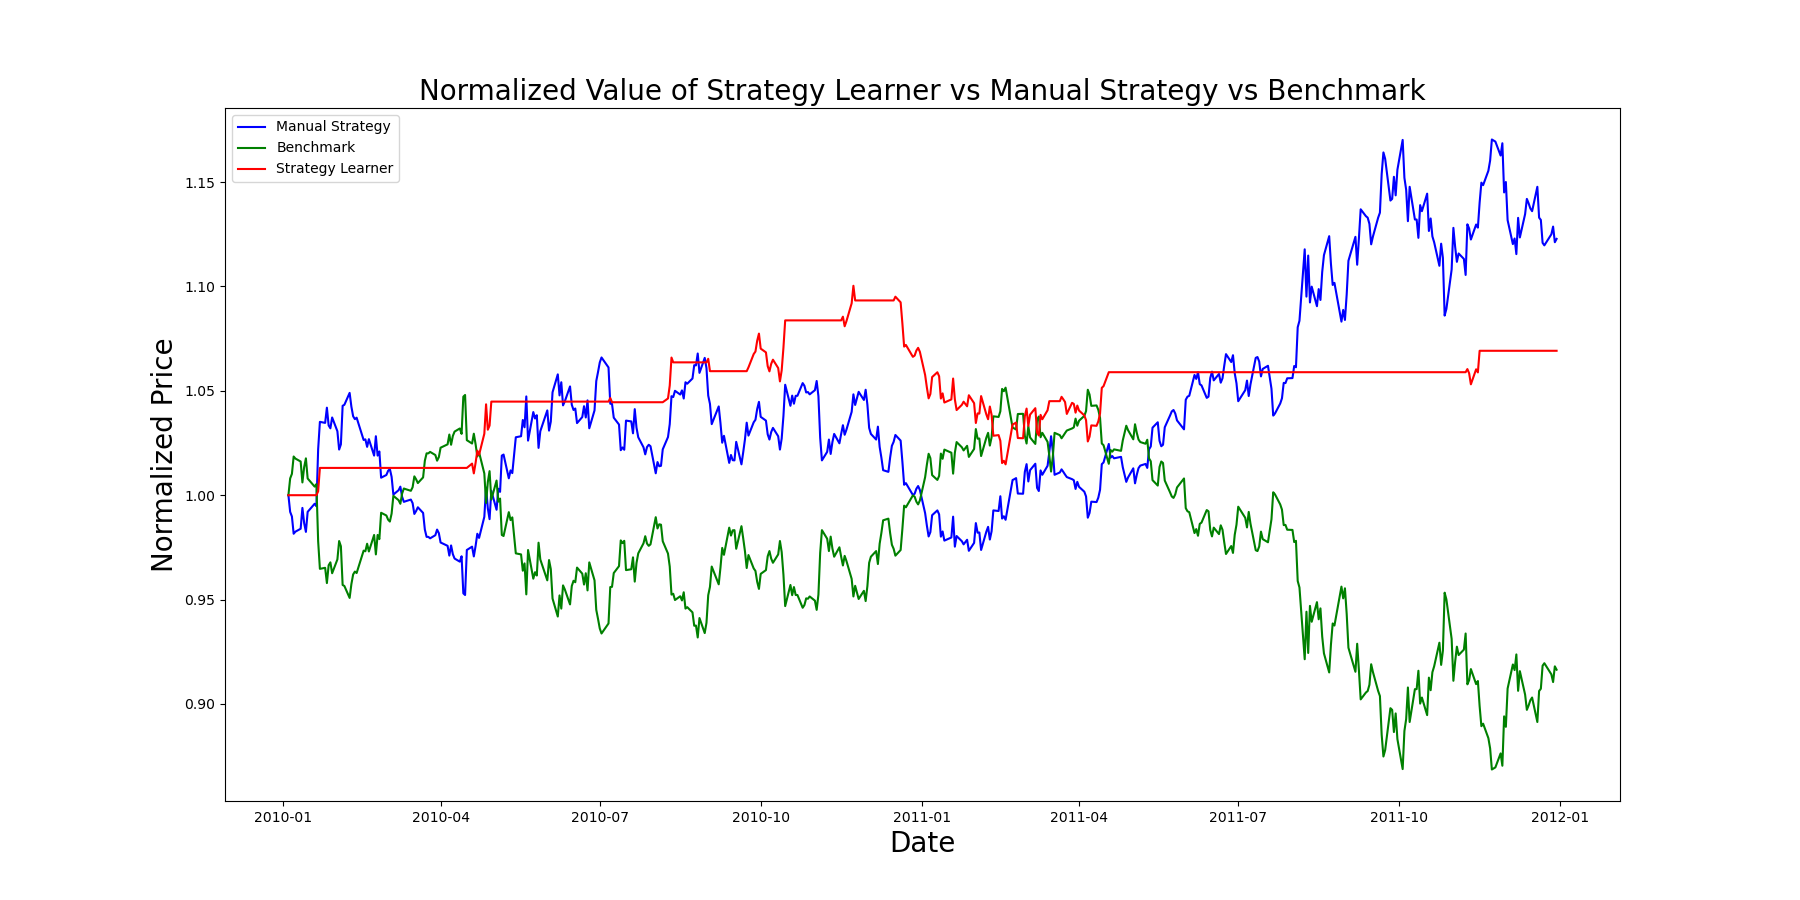

Generate this figure with Python:
from util import get_data, plot_data
import datetime as dt
import numpy as np
import marketsimcode
import matplotlib.pyplot as plt
from pandas.plotting import register_matplotlib_converters
from ManualStrategy import ManualStrategy
from StrategyLearner import StrategyLearner


def author():
    return "nanderson83"


def experiment1(sd, ed):
    np.random.seed(903863313)
    symbol = 'JPM'
    sv = 100000
    impact = 0.005
    commission = 9.95


    ms = ManualStrategy()
    df_trades = ms.testPolicy(symbol, sd, ed, sv)
    ms_portvals = marketsimcode.compute_portvals(df_trades, sv, 9.95, 0.005)
    ms_portvals = ms_portvals / ms_portvals.iloc[0]

    bench_portvals = ms.benchmark(symbol, sd, ed, sv)
    bench_portvals = bench_portvals / bench_portvals.iloc[0]

    sl = StrategyLearner(impact=0.005)
    sl.add_evidence(symbol="JPM", sd=sd, ed=ed, sv=sv)
    sl_df = sl.testPolicy(symbol="JPM", sd=sd, ed=ed, sv=sv)
    sl_portvals = marketsimcode.compute_portvals(sl_df, sv, 9.95, 0.005)
    sl_portvals = sl_portvals / sl_portvals.iloc[0]

    plt.figure(figsize=(18, 9))
    plt.plot(ms_portvals, 'Blue', label='Manual Strategy')
    plt.plot(bench_portvals, 'Green', label='Benchmark')
    plt.plot(sl_portvals, 'Red', label='Strategy Learner')
    plt.title('Normalized Value of Strategy Learner vs Manual Strategy vs Benchmark', fontsize=20)
    plt.xlabel('Date', fontsize=20)
    plt.ylabel('Normalized Price', fontsize=20)
    plt.legend()
    plt.savefig('experiment1.png')
    plt.clf()

    ### statistics ###
    ms_cr, ms_mean, ms_stdev = stats(ms_portvals)
    bench_cr, bench_mean, bench_stdev = stats(bench_portvals)
    sl_cr, sl_mean, sl_stdev = stats(sl_portvals)

    print("-------Experiment 1---------")
    print("Strategy Learner")
    print("Cumulative return: {:6f}".format(sl_cr))
    print("Mean of daily returns: {:6f}".format(sl_mean))
    print("Stdev of daily returns: {:6f}".format(sl_stdev))
    print("Manual Strategy")
    print("Cumulative return: {:6f}".format(ms_cr))
    print("Mean of daily returns: {:6f}".format(ms_mean))
    print("Stdev of daily returns: {:6f}".format(ms_stdev))
    print("vs.")
    print("Benchmark")
    print("Cumulative return: {:6f}".format(bench_cr))
    print("Mean of daily returns: {:6f}".format(bench_mean))
    print("Stdev of daily returns: {:6f}".format(bench_stdev))
    print("")


def stats(portvals):
    portvals = portvals['Cash']
    daily_returns = (portvals / portvals.shift(1)) - 1
    daily_returns = daily_returns[1:]
    cr = (portvals[-1] / portvals[0]) - 1
    mean = daily_returns.mean()
    stdev = daily_returns.std()
    return cr, mean, stdev
